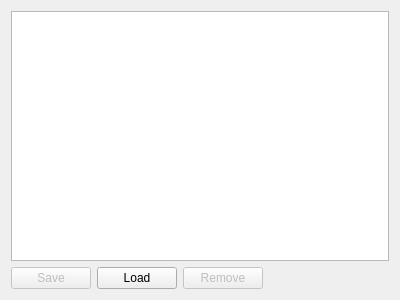
<?xml version="1.0" encoding="UTF-8"?>
<ui version="4.0">
 <class>TabTable</class>
 <widget class="QWidget" name="TabTable">
  <property name="geometry">
   <rect>
    <x>0</x>
    <y>0</y>
    <width>400</width>
    <height>300</height>
   </rect>
  </property>
  <property name="windowTitle">
   <string>Form</string>
  </property>
  <layout class="QVBoxLayout" name="verticalLayout">
   <item>
    <widget class="QTableView" name="tableView"/>
   </item>
   <item>
    <layout class="QHBoxLayout" name="horizontalLayout">
     <item>
      <widget class="QPushButton" name="buttonSave">
       <property name="enabled">
        <bool>false</bool>
       </property>
       <property name="text">
        <string>Save</string>
       </property>
      </widget>
     </item>
     <item>
      <widget class="QPushButton" name="buttonLoad">
       <property name="text">
        <string>Load</string>
       </property>
      </widget>
     </item>
     <item>
      <widget class="QPushButton" name="buttonRemove">
       <property name="enabled">
        <bool>false</bool>
       </property>
       <property name="text">
        <string>Remove</string>
       </property>
      </widget>
     </item>
     <item>
      <spacer name="horizontalSpacer">
       <property name="orientation">
        <enum>Qt::Horizontal</enum>
       </property>
       <property name="sizeHint" stdset="0">
        <size>
         <width>40</width>
         <height>20</height>
        </size>
       </property>
      </spacer>
     </item>
    </layout>
   </item>
  </layout>
 </widget>
 <resources/>
 <connections/>
</ui>
